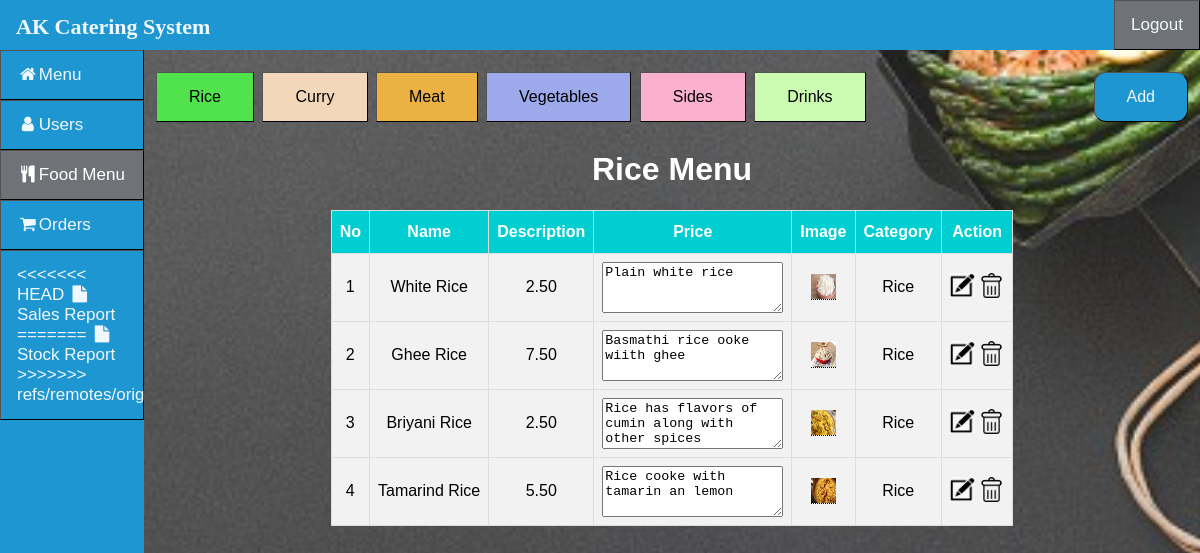
Screenshot of /Admin/Menu.php?category=1 (signed in) with the database file from the repository.
### tables this page shows
CREATE TABLE `menu` (
  `id` int(9) NOT NULL,
  `name` varchar(255) NOT NULL,
  `description` varchar(400) NOT NULL,
  `price` float(8,2) NOT NULL,
  `image` varchar(255) DEFAULT NULL,
  `category` int(9) NOT NULL
);

### Admin/Menu.php (the view, shortened to what this page needs)
<?php
if(isset ($_SESSION["username"]))
{	include "Header.php";?>
<!DOCTYPE html>
<html>
<head>
</head>
<body>
	<div class="main">
	<div class="sort">
		<a href="MenuAdd.php" style="background-color: #1D96D1;float: right;color: aliceblue;border-radius: 12px;" class="button button2">Add</a>
		<a href="Menu.php?category=1" style="background-color: #51e34e;" class="button button2">Rice</a>
		<a href="Menu.php?category=2" style="background-color: #f3d7ba;" class="button button2">Curry</a>
		<a href="Menu.php?category=3" style="background-color: #ebb142;" class="button button2">Meat</a>
		<a href="Menu.php?category=4" style="background-color: #9ca9eb;" class="button button2">Vegetables</a>
		<a href="Menu.php?category=5" style="background-color: #fbb1cd;" class="button button2">Sides</a>
		<a href="Menu.php?category=6" style="background-color: #cafbb1;" class="button button2">Drinks</a>
	</div>
<?php
	if(isset($_GET['category']))
	{
		if($_GET['category']==1){
			$queryGet = "select * from menu WHERE category = 1";
			$resultGet = mysqli_query($link,$queryGet);
			echo "<h1 align='center'>Rice Menu</h1>";
		}
	}
	else{
		$queryGet = "select * from menu ORDER BY category ASC";
		$resultGet = mysqli_query($link,$queryGet);
		echo "<h1 align='center'>All Menu</h1>";
	}
	if(!$resultGet)
	{
		die ("Invalid Query - get Items List: ". mysqli_error($link));
	}
	else
	{?>
	<table id="table" border="1" align="center">
		<tr>
			<th>No</th>
			<th>Name</th>
			<th>Description</th>
			<th>Price</th>
			<th>Image</th>
			<th>Category</th>
			<th>Action</th>
		</tr>
<?php	$no=1;
		while($row= mysqli_fetch_array($resultGet, MYSQLI_BOTH))
		{
		?>
		<tr>
			<td><?php echo $no;?></td>
			<td><?php echo $row['name'];?></td>
			<td><?php echo $row['price'];?></td>
			<td><textarea rows="3" col="2"><?php echo $row['description'];?></textarea></td>
			<td>
			<?php
				if($row['image'] == NULL){
					echo $row['image'];
				}
				else{?>
					<div class="tooltip"><a href="../MenuIMG/<?php echo $row['image'];?>" target=”_blank”>
						<img border="0" alt="editB" src="../MenuIMG/<?php echo $row['image'];?>" width="25" height="25">
						</a>
					</div><?php	}?>
			</td>
			<td><?php
				if($row['category']=="1")	echo "Rice";
			?></td>
			<td>
				<a href="MenuEdit.php?id=<?php echo $row['id'];?>">
				<img border="0" alt="editB" src="../CSS/btn/editB.png" width="25" height="25"></a>
				<a href="../Admin/Delete.php?MenuID=<?php echo $row['id'];?>" onclick="return confirm('Are you sure?')">
				<img border="0" alt="editB" src="../CSS/btn/delB.png" width="25" height="25"></a>
			</td>
		</tr>
			<?php	$no++;	}?>
	</table>
<?php
	}
}
else	{
	echo "No session exists or session has expired. Please log in again ";
	echo "Page will be redirect in 5 seconds";
	header('Refresh: 5; ../Auth/Login.php');
}
?>
</div>
</body>
</html>

### css/topNav.css (style rules this page uses)
* { box-sizing: border-box; }
body { margin: 0; font-family: Arial, Helvetica, sans-serif !important; background-image: url("bc.jpg"); background-position: center; background-size: cover; background-attachment: fixed; position:absolute; top:10%; max-width: -webkit-fill-available; right: 0px; left: 0px; }
h1, h2 { text-align:center; color:white; }
.button { background-color: #4CAF50; border: solid; color: black; padding: 15px 32px; text-align: center; text-decoration: none; display: inline-block; font-size: 16px; margin: 4px 2px; cursor: pointer; -webkit-transition-duration: 0.4s; transition-duration: 0.4s; border-width:thin; border-color:black; border-style: outset; }
#table { font-family: "Trebuchet MS", Arial, Helvetica, sans-serif; border-collapse: collapse; margin-bottom : 50px; }
#table td, #table th { border: 1px solid #ddd; padding: 8px; text-align: center; max-width: auto; }
#table img { text-align: center; max-width: auto; }
#table tr { background-color: #f2f2f2; }
#table th { padding-top: 12px; padding-bottom: 12px; text-align: center; background-color: #00CED1; color: white; max-width: auto; background-position: center; }

### Admin/Header.php (style rules this page uses)
body { font-family: "Lato", sans-serif; }
.main { margin-left: 12%; padding: 0px 10px; margin-top:-30px; }

### Admin/Menu.php (style rules this page uses)
.sort { position: relative; float:right; display: inline; width: 100%; margin-top: -25px; margin-bottom: 25px; font: black; }
.tooltip { position: relative; display: inline-block; border-bottom: 1px dotted black; }

### rows the page displays
menu: name "White Rice", price "2.50", description "Plain white rice", image (picture), category "Rice"
menu: name "Ghee Rice", price "7.50", description "Basmathi rice ooke wiith ghee", image (picture), category "Rice"
menu: name "Briyani Rice", price "2.50", description "Rice has flavors of cumin along with other spices", image (picture), category "Rice"
menu: name "Tamarind Rice", price "5.50", description "Rice cooke with tamarin an lemon", image (picture), category "Rice"
